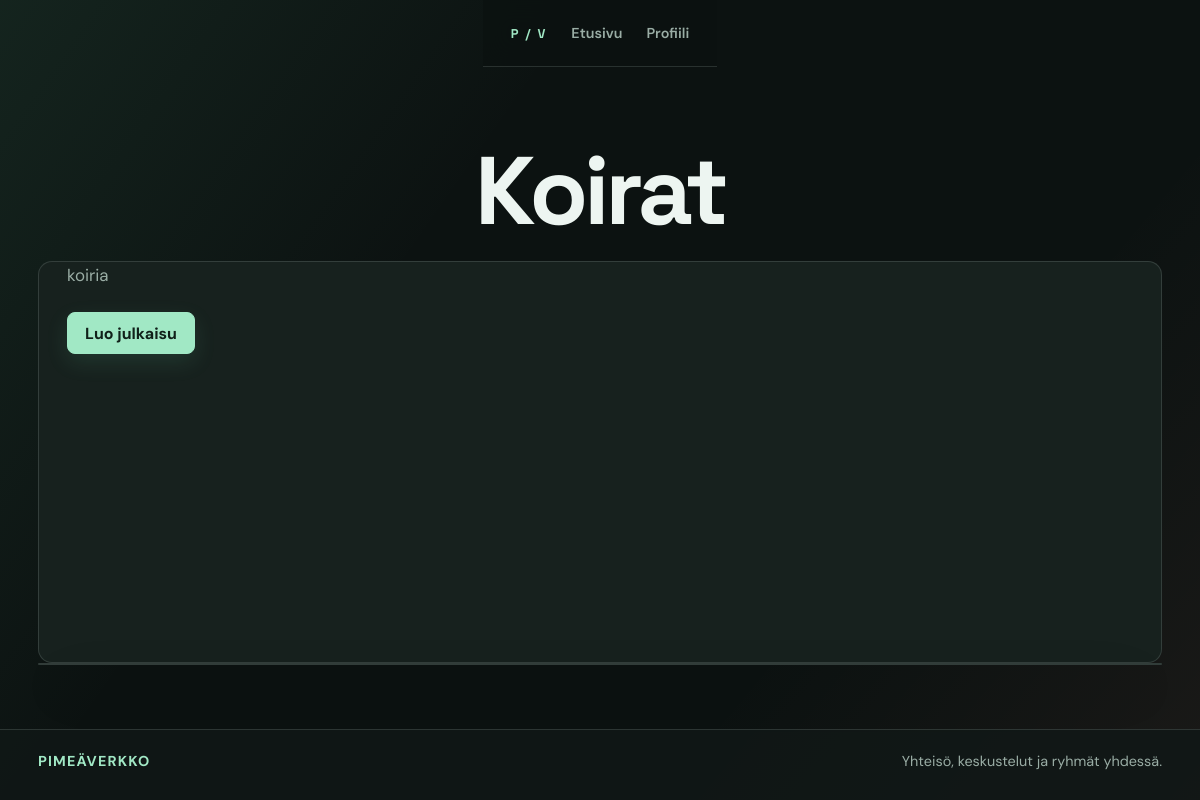
Page /group.php?id=17 (signed in) on the earlier database version.
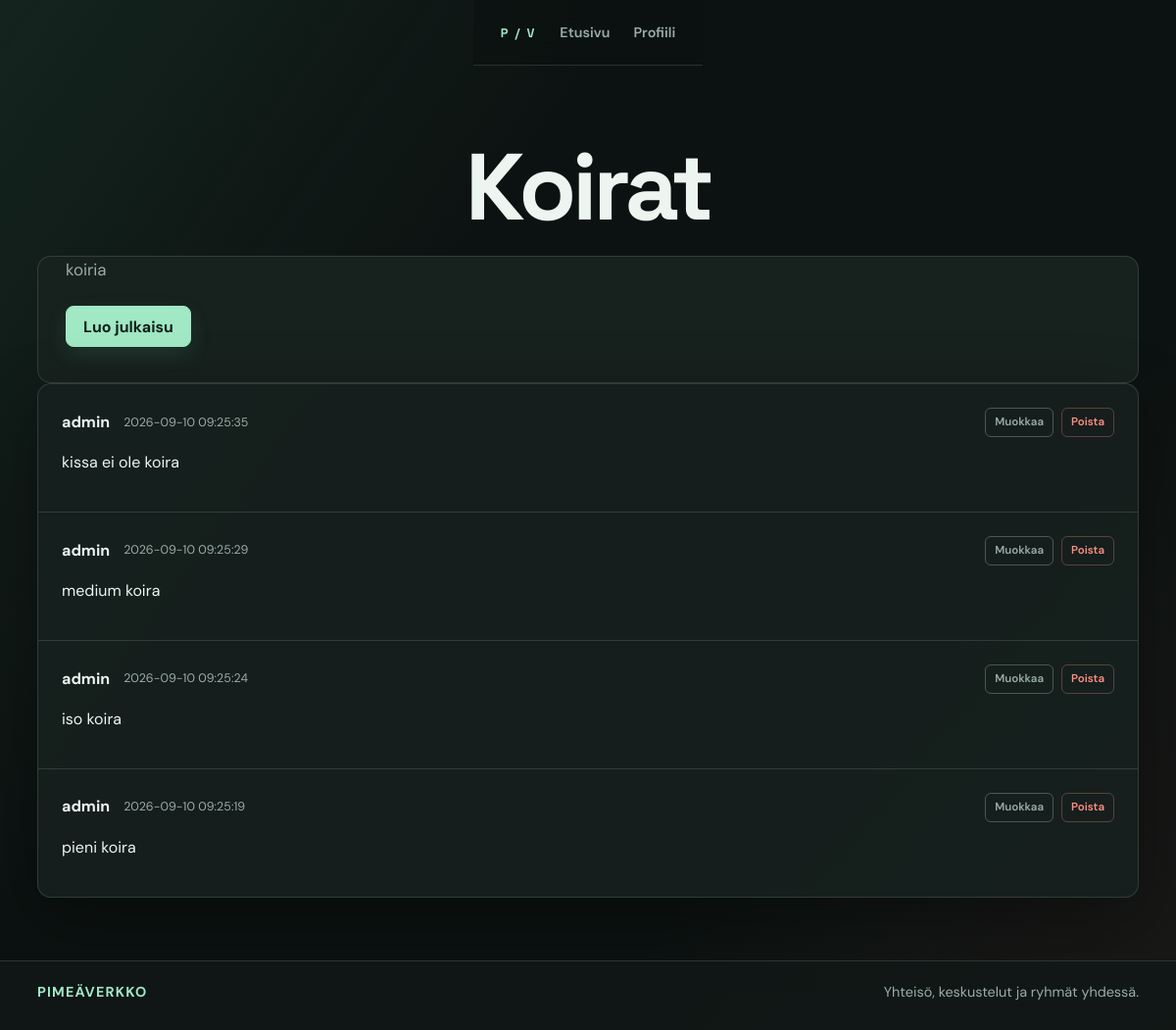
Same page on the later database version.
### tables this page shows
CREATE TABLE IF NOT EXISTS `posts` (
  `id` int NOT NULL AUTO_INCREMENT,
  `group_id` int NOT NULL,
  `user_id` int NOT NULL,
  `author` varchar(50) NOT NULL,
  `content` text NOT NULL,
  `created_at` timestamp NOT NULL DEFAULT CURRENT_TIMESTAMP,
  PRIMARY KEY (`id`),
  KEY `POST_FK_user_id` (`user_id`),
  KEY `POST_FK_group_id` (`group_id`)
);

### group.php (the view, shortened to what this page needs)
<?php
require __DIR__ . "/include/session.php";
$user_id = (int) ($_SESSION['user_id'] ?? 0);
$group_id = filter_input(INPUT_GET, 'id', FILTER_VALIDATE_INT);
$group_stmt = mysqli_prepare(
    $conn,
    'SELECT name, description FROM `groups` WHERE id = ?'
);
mysqli_stmt_bind_param($group_stmt, 'i', $group_id);
mysqli_stmt_execute($group_stmt);
$group_result = mysqli_stmt_get_result($group_stmt);
$group = mysqli_fetch_assoc($group_result);
$stmt = mysqli_prepare(
    $conn,
    "SELECT id, group_id, user_id, author, content, created_at
     FROM `posts`
     WHERE group_id = ?
     ORDER BY id DESC"
);
mysqli_stmt_bind_param($stmt, "i", $group_id);
mysqli_stmt_execute($stmt);
$result = mysqli_stmt_get_result($stmt);
?>
<!DOCTYPE html>
<html lang="fi">
<head>
    <link rel="stylesheet" href="style.css">
</head>
<body>
    <?php include 'include/nav.php'; ?>
    <header>
        <h1><?php echo htmlspecialchars($group['name'], ENT_QUOTES, 'UTF-8'); ?></h1>
    </header>
    <main class="group-main">
        <p><?php echo htmlspecialchars($group['description'], ENT_QUOTES, 'UTF-8'); ?></p>
        <a class="button action-button" href="add_post.php?group_id=<?php echo (int) $group_id; ?>">Luo julkaisu</a>
    </main>
    <div class="postaukset">
        <?php while ($row = mysqli_fetch_assoc($result)) { ?>
            <article class="post">
                <div class="author-row">
                    <p class="author">
                        <?php echo htmlspecialchars($row['author'], ENT_QUOTES, 'UTF-8'); ?>
                    </p>
                    <p class="created_at">
                        <?php echo htmlspecialchars($row['created_at'], ENT_QUOTES, 'UTF-8'); ?>
                    </p>
                    <?php
                    if ($row["user_id"] == $user_id): ?>
                        <div class="post-actions">
                            <div class="muokkaa">
                                <a href="edit_post.php?id=<?php echo (int) $row['id']; ?>">
                                    Muokkaa
                                </a>
                            </div>
                            <div class="poista">
                                <a href="delete_post.php?id=<?php echo (int) $row['id']; ?>">
                                    Poista
                                </a>
                            </div>
                        </div>
                    <?php endif; ?>
                </div>
                <p class="content">
                    <?php echo htmlspecialchars($row['content'], ENT_QUOTES, 'UTF-8'); ?>
                </p>
            </article>
        <?php } ?>
    </div>
    	<?php include 'include/footer.php'; ?>
</body>
</html>

Differences in the rows shown:
added posts: author "admin", created_at "2026-09-10 09:25:35", content "kissa ei ole koira"
added posts: author "admin", created_at "2026-09-10 09:25:29", content "medium koira"
added posts: author "admin", created_at "2026-09-10 09:25:24", content "iso koira"
added posts: author "admin", created_at "2026-09-10 09:25:19", content "pieni koira"
